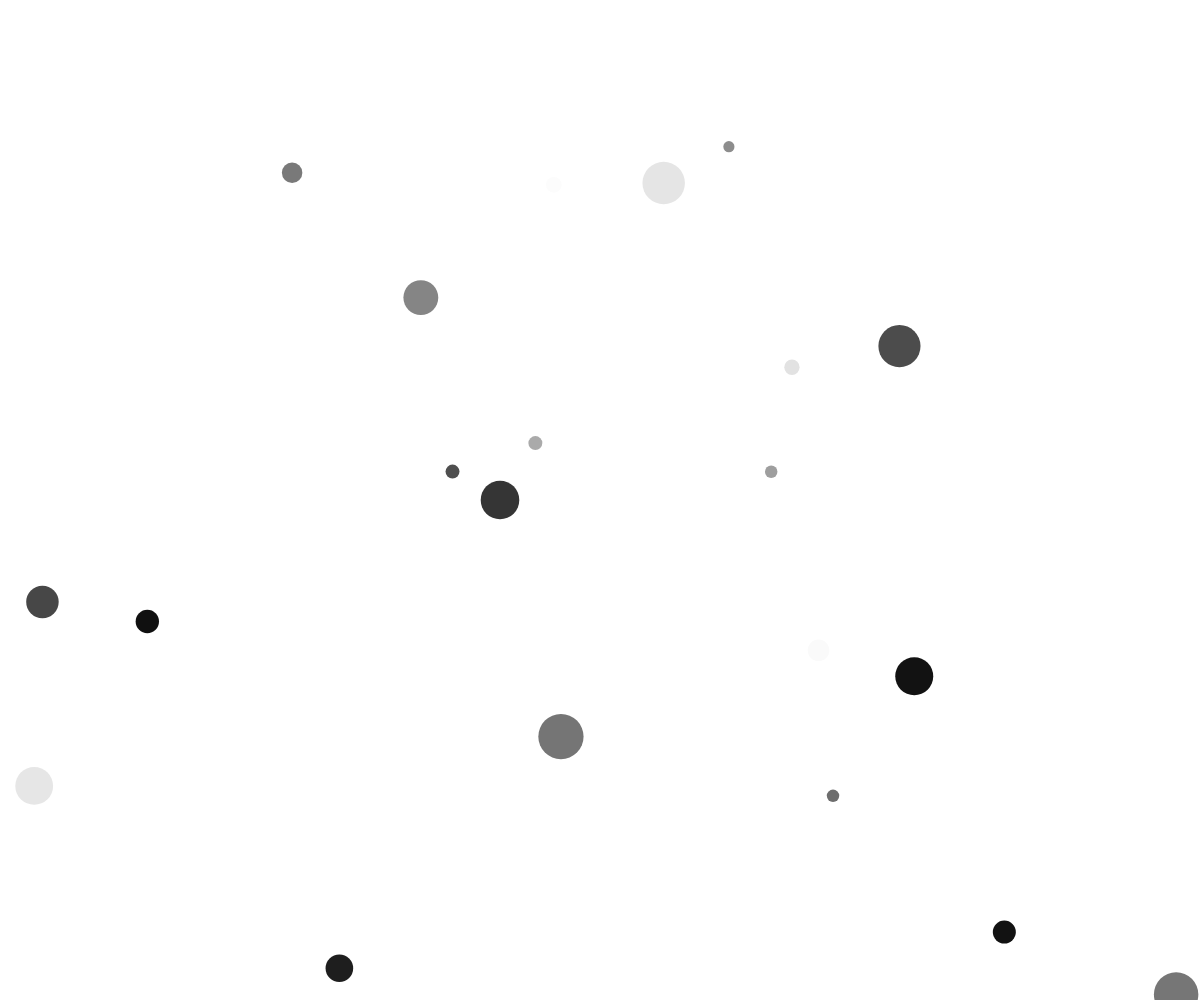
Frame 1 (no input)
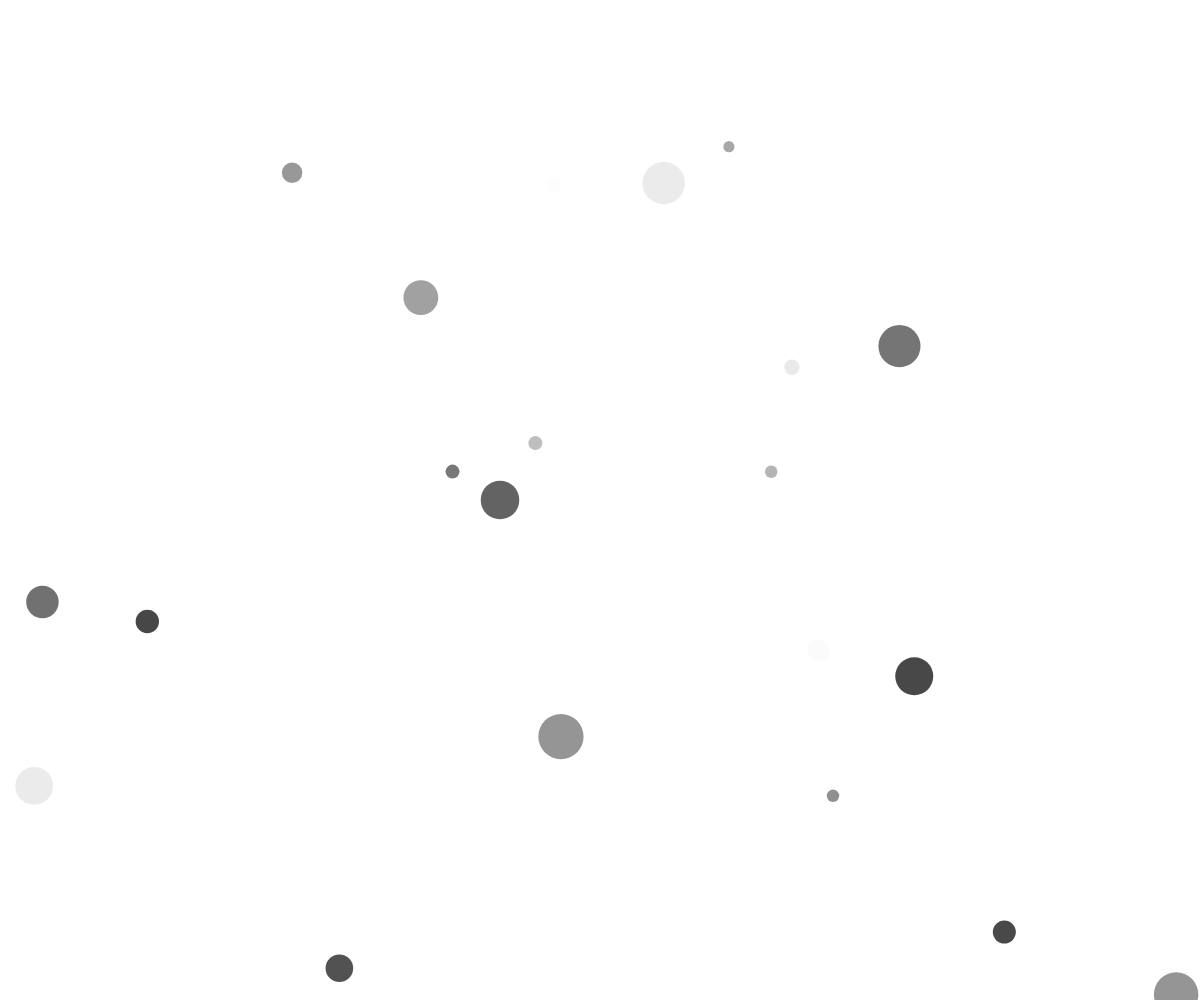
Frame 60 (no input)
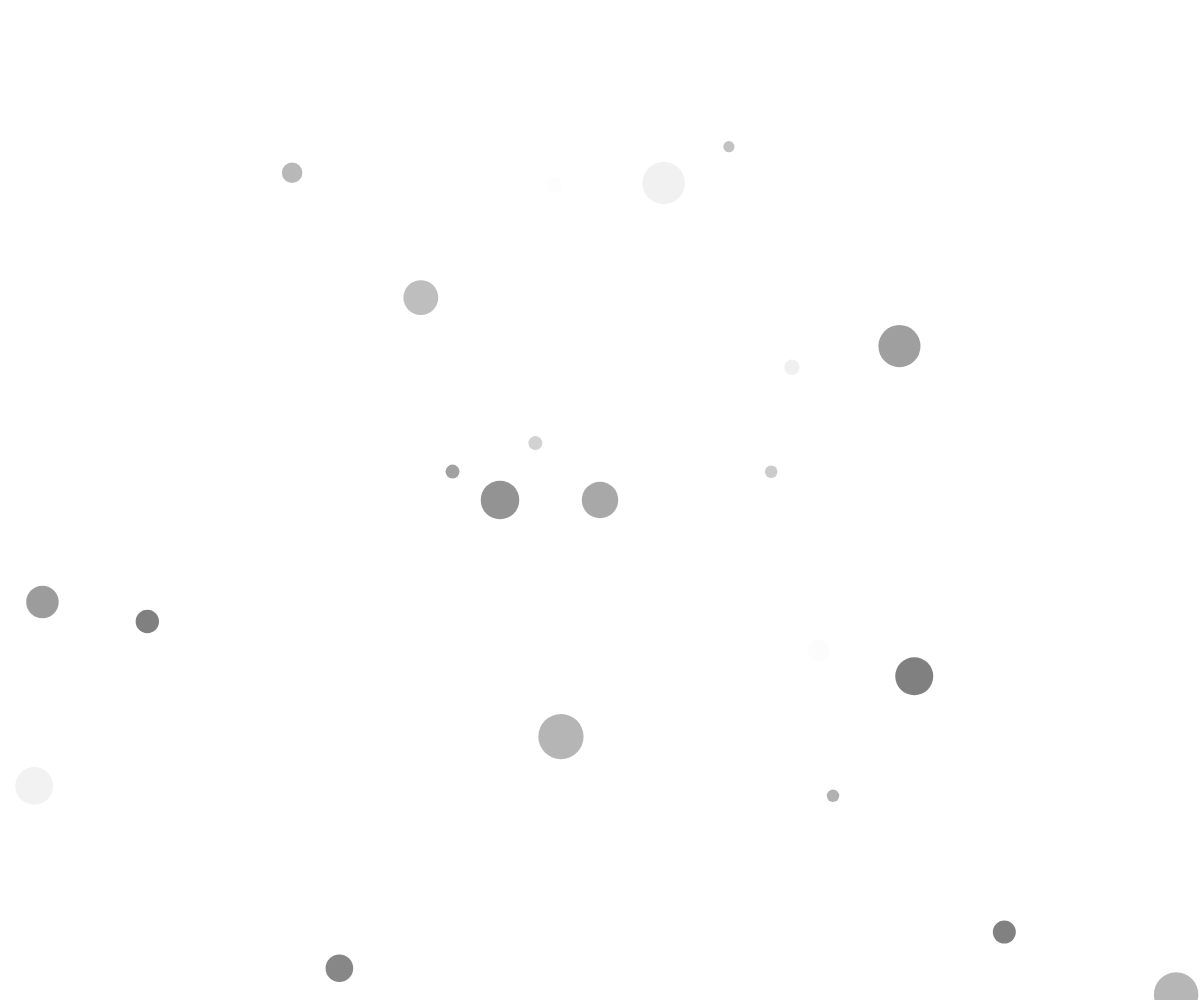
Frame 120 (the mouse pressed at the canvas centre since frame 60)

The p5.js sketch that drew these frames (run headless with seeded random() and noise() and a simulated clock; from frame 60 on, the mouse is pressed at the canvas centre):

// p5.js sketch
// ── sketch.js
let circle;
let circles = [];

function setup()
{
    createCanvas(windowWidth, windowHeight);
    circle = new Circle(500, 500);

    for (let i = 0; i < 20; i++)
    {
        circles[i] = new Circle(random(0, windowWidth), random(0, windowHeight));
    }
}

function draw()
{
    background(255);
    circle.display();
    circle.fade();

    for (let i = 0; i < circles.length; i++)
    {
        circles[i].display();
        circles[i].fade();

        if (circles[i].alpha <= 0)
        {
            circles[i] = new Circle(random(0, windowWidth), random(0, windowHeight));
        }
    }
}

function mousePressed()
{
    circles.push(new Circle(mouseX, mouseY));
}

// ── circle.js
class Circle
{
    constructor(x, y)
    {
        this.x = x;
        this.y = y;
        this.d = random(10, 50);
        this.grey = random(0, 255);
        this.alpha = 255;
    }

    display()
    {
        noStroke();
        fill(this.grey, this.alpha);
        ellipse(this.x, this.y, this.d, this.d);
    }

    fade()
    {
        this.alpha--;
    }
}
